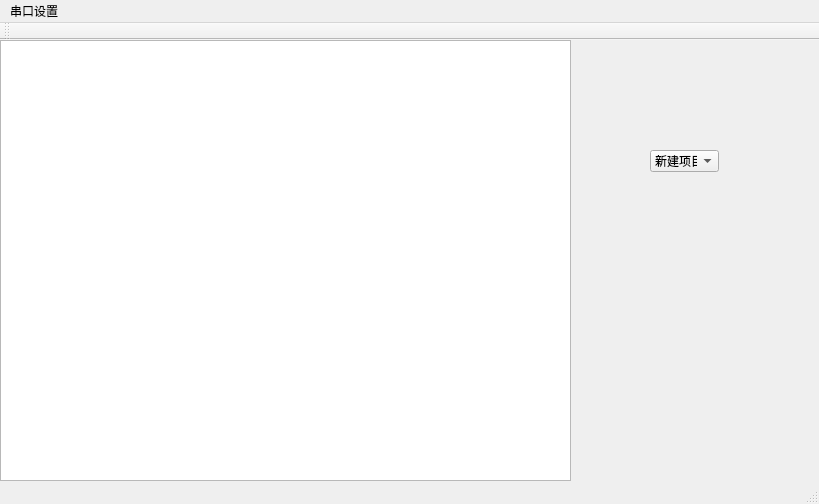
<?xml version="1.0" encoding="UTF-8"?>
<ui version="4.0">
 <class>SerialCRT</class>
 <widget class="QMainWindow" name="SerialCRT">
  <property name="geometry">
   <rect>
    <x>0</x>
    <y>0</y>
    <width>819</width>
    <height>504</height>
   </rect>
  </property>
  <property name="windowTitle">
   <string>SerialCRT</string>
  </property>
  <widget class="QWidget" name="centralWidget">
   <widget class="QTextBrowser" name="textBrowser">
    <property name="geometry">
     <rect>
      <x>0</x>
      <y>0</y>
      <width>571</width>
      <height>441</height>
     </rect>
    </property>
   </widget>
   <widget class="QComboBox" name="comboBox">
    <property name="geometry">
     <rect>
      <x>650</x>
      <y>110</y>
      <width>69</width>
      <height>22</height>
     </rect>
    </property>
    <item>
     <property name="text">
      <string>新建项目</string>
     </property>
    </item>
    <item>
     <property name="text">
      <string>新建项目</string>
     </property>
    </item>
    <item>
     <property name="text">
      <string>新建项目</string>
     </property>
    </item>
    <item>
     <property name="text">
      <string>新建项目</string>
     </property>
    </item>
    <item>
     <property name="text">
      <string>新建项目</string>
     </property>
    </item>
    <item>
     <property name="text">
      <string>新建项目</string>
     </property>
    </item>
    <item>
     <property name="text">
      <string>新建项目</string>
     </property>
    </item>
    <item>
     <property name="text">
      <string>新建项目</string>
     </property>
    </item>
    <item>
     <property name="text">
      <string>新建项目</string>
     </property>
    </item>
   </widget>
  </widget>
  <widget class="QMenuBar" name="menuBar">
   <property name="geometry">
    <rect>
     <x>0</x>
     <y>0</y>
     <width>819</width>
     <height>23</height>
    </rect>
   </property>
   <widget class="QMenu" name="menu">
    <property name="title">
     <string>串口设置</string>
    </property>
    <addaction name="actionopen"/>
   </widget>
   <addaction name="menu"/>
  </widget>
  <widget class="QToolBar" name="mainToolBar">
   <attribute name="toolBarArea">
    <enum>TopToolBarArea</enum>
   </attribute>
   <attribute name="toolBarBreak">
    <bool>false</bool>
   </attribute>
  </widget>
  <widget class="QStatusBar" name="statusBar"/>
  <action name="actionopen">
   <property name="text">
    <string>打开串口</string>
   </property>
  </action>
 </widget>
 <layoutdefault spacing="6" margin="11"/>
 <resources/>
 <connections/>
</ui>
